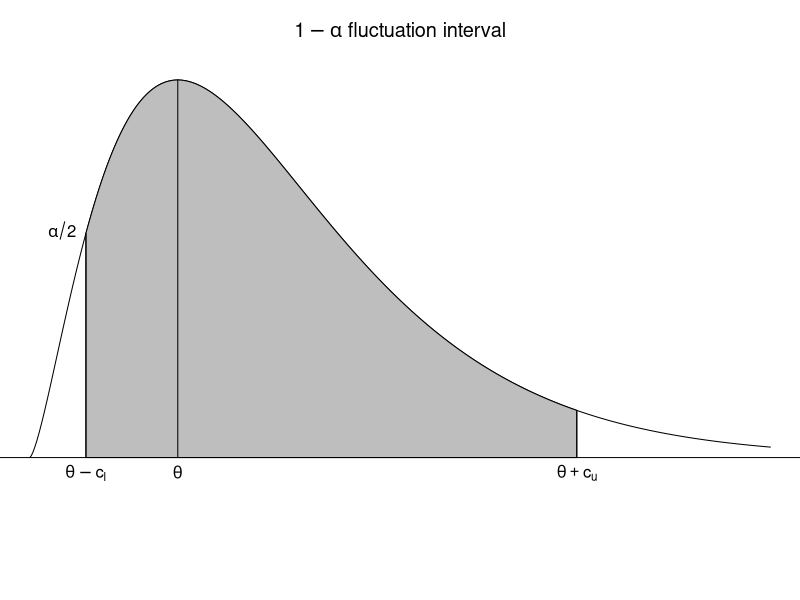

Here is the R script that generated this plot: (Note: this script raises an error after producing the figure.)
x <- (0:1500)/100
y <- dchisq(x, 5)
cl <- 1+trunc(100*qchisq(0.05, 5))
cu <- 1+ceiling(100*qchisq(0.95, 5))          

pdf("fluctuation.pdf", width=5, height=2)
par(mar=c(0,0,3,0))
plot(x, y, type="l", axes=F, ylim=c(-0.05, max(y)), main=expression(paste(1-alpha, " fluctuation interval")))
polygon(c(x[cl:cu],x[cu:cl]), c(y[cl:cu],rep(0, cu-cl+1)), col="grey")
usr <- par("usr")
lines(usr[1:2], c(0,0))
lines(c(3,3), c(0, max(y)))
text(3,0, labels=expression(theta), pos=1)
lines(c(x[cl], x[cl]), c(0, y[cl]))
lines(c(x[cu], x[cu]), c(0, y[cu]))
text(x[cl],0, labels=expression(theta-c[l]), pos=1)
text(x[cu],0, labels=expression(theta+c[u]), pos=1)
text(x[cl], y[cl], labels=expression(alpha/2), pos=2)
text(x[co], y[cl], labels=expression(alpha/2), pos=4)
text(3, y[cl], labels=expression(1-alpha), pos=4)
dev.off()
if (interactive()) browseURL(paste0(getwd(),"/fluctuation.pdf"))
